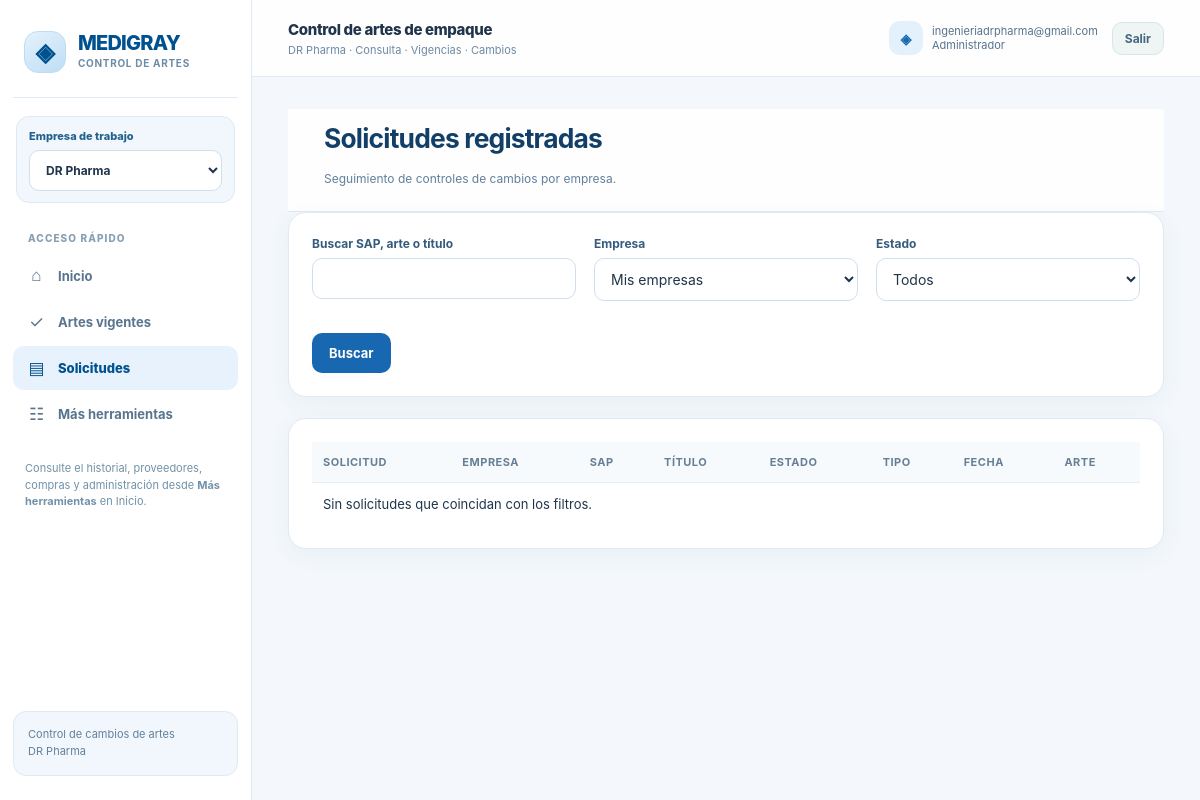
/solicitudes (signed in), run on the app's committed database.
### tables this page shows
CREATE TABLE companies(id INTEGER PRIMARY KEY,name TEXT NOT NULL UNIQUE);

CREATE TABLE users(id INTEGER PRIMARY KEY,email TEXT NOT NULL UNIQUE,password TEXT NOT NULL,role TEXT NOT NULL,active INTEGER NOT NULL DEFAULT 1,created_at TEXT NOT NULL);

### medigray_bloque2.py (the view)
    @app.get('/solicitudes', response_class=HTMLResponse)
    def mg2_solicitudes(req:Request, q:str='', company:int=0, status:str=''):
        u=m.require(req)
        if company: m.company_access(u,company); m.module_access(u,company,'solicitudes')
        with m.conn() as c:
            comps=c.execute('SELECT * FROM companies WHERE id IN (SELECT company_id FROM user_companies WHERE user_id=?) ORDER BY name',(u['id'],)).fetchall()
            rows=c.execute('''SELECT ch.id, ch.title,ch.status,ch.approval_type,ch.created_at,
                     a.id art_id,a.sap_code,a.master_code,a.product,co.name company_name,a.company_id
                     FROM changes ch JOIN arts a ON a.id=ch.art_id JOIN companies co ON co.id=a.company_id
                     WHERE a.company_id IN (SELECT company_id FROM user_companies WHERE user_id=?)
                       AND (?=0 OR a.company_id=?) AND (?='' OR ch.status=?)
                       AND (a.sap_code LIKE ? OR a.master_code LIKE ? OR ch.title LIKE ?)
                     ORDER BY ch.id DESC LIMIT 300''',
                     (u['id'],company,company,status,status,*[f'%{q}%']*3)).fetchall()
        rows=[r for r in rows if _enabled(m,u,r['company_id'],'solicitudes')]
        return m.view(req,'mg2_solicitudes.html',items=rows,companies=comps,q=q,company=company,status=status,statuses=m.STATUS)

### templates/mg2_solicitudes.html (shortened to what this page needs)
{% extends 'base.html' %}{% block content %}
<div class="top"><div><h1>Solicitudes registradas</h1><p class="muted">Seguimiento de controles de cambios por empresa.</p></div></div>
<section class="panel"><form method="get" class="grid"><div><label>Buscar SAP, arte o título</label><input name="q" value="{{q}}"></div><div><label>Empresa</label><select name="company"><option value="0">Mis empresas</option></select></div><div><label>Estado</label><select name="status"><option value="">Todos</option></select></div><div><button class="btn">Buscar</button></div></form></section>
<section class="panel scroll"><table><thead><tr><th>Solicitud</th><th>Empresa</th><th>SAP</th><th>Título</th><th>Estado</th><th>Tipo</th><th>Fecha</th><th>Arte</th></tr></thead><tbody>{% for x in items %}<tr><td><a href="/cambios/{{x.id}}">CC-{{'%05d'|format(x.id)}}</a></td><td>{{x.company_name}}</td><td>{{x.sap_code}}</td><td>{{x.title}}</td><td><span class="badge">{{x.status}}</span></td><td>{{x.approval_type}}</td><td>{{x.created_at[:10]}}</td><td><a href="/artes/{{x.art_id}}">Ver arte</a></td></tr>{% else %}<tr><td colspan="8">Sin solicitudes que coincidan con los filtros.</td></tr>{% endfor %}</tbody></table></section>{% endblock %}

### templates/base.html (shortened to what this page needs)
<!doctype html>
<html lang="es">
<head>
</head>
<body>
{% if u %}
<div class="shell">
<aside class="sidebar" aria-label="Menú">
 <div class="brand"><div class="brand-mark" aria-hidden="true">◈</div><div><div class="brand-name">MEDIGRAY</div><div class="brand-subtitle">CONTROL DE ARTES</div></div></div>
 <div class="company-switcher">
 <form method="post" action="/seleccionar-empresa">
  <label for="company-context">Empresa de trabajo</label>
  <select id="company-context" name="company_id" onchange="this.form.submit()" aria-label="Seleccionar empresa">
   {% for co in empresas_disponibles %}
   <option value="{{ co.id }}" {% if co.id == empresa_actual %}selected{% endif %}>{{ co.name }}</option>
   {% endfor %}
  </select>
 </form>
</div>
<div class="nav-label">Acceso rápido</div>
 <nav aria-label="Navegación principal">
  <a href="/" data-nav="/" aria-label="Ir a Inicio"><span class="nav-icon" aria-hidden="true">⌂</span> Inicio</a>
  <a href="/artes/vigentes" data-nav="/artes/vigentes"><span class="nav-icon" aria-hidden="true">✓</span> Artes vigentes</a>
  <a href="/solicitudes" data-nav="/solicitudes"><span class="nav-icon" aria-hidden="true">▤</span> Solicitudes</a>
  <a href="/#herramientas"><span class="nav-icon" aria-hidden="true">☷</span> Más herramientas</a>
 </nav>
 <p class="nav-note">Consulte el historial, proveedores, compras y administración desde <strong>Más herramientas</strong> en Inicio.</p>
 <div class="sidebar-footer">Control de cambios de artes<br>{{ empresa_nombre }}</div>
</aside>
<div class="workspace">
<header class="top">
 <div><div class="top-title">Control de artes de empaque</div><div class="top-sub">{{ empresa_nombre }} · Consulta · Vigencias · Cambios</div></div>
 <div class="top-actions">
  <div class="profile"><div class="avatar" aria-hidden="true">◈</div><div class="user">{{u.email}}<br>{{u.role}}</div></div>
  <form action="/logout" method="post" style="margin:0"><input type="hidden" name="csrf_token" value="{{csrf}}"><button class="btn gray sm" type="submit">Salir</button></form>
 </div>
</header>
<main class="main">{% block content %}{% endblock %}</main>
</div></div>
{% else %}
<div class="login-wrap">{% block login %}{% endblock %}</div>
{% endif %}
</body></html>

### data on the page
companies: name "DR Pharma"
users: email "ingenieriadrpharma@gmail.com", role "Administrador"

### other printed values
form field company_id "DR Pharma"
